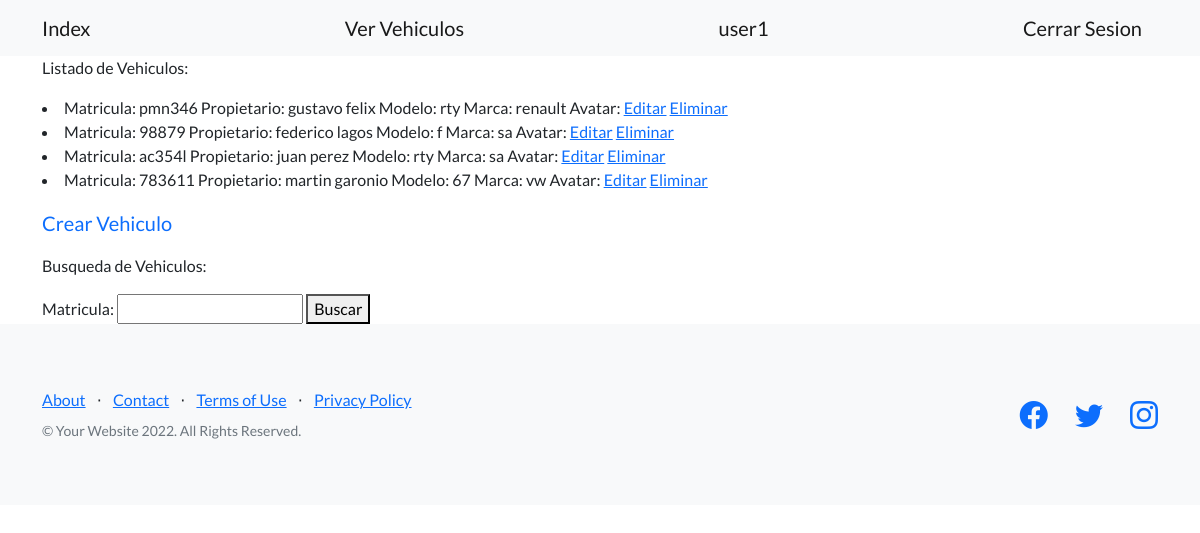
Screenshot of /avanzado/vehiculos/ (signed in) with the database file from the repository.
### avanzado/models.py (models this page shows)
class Vehiculo(models.Model):
    matricula = models.CharField(max_length=20)
    propietario = models.CharField(max_length=20)
    modelo = models.CharField(max_length=20)
    marca  = models.CharField(max_length=20)
    cant_puertas = models.IntegerField()
    color = models.CharField(max_length=20)
    chasis = models.CharField(max_length=20)
    avatar = models.ImageField(upload_to='avatares', null=True, blank=True)#
    cliente = models.OneToOneField(User, on_delete=models.CASCADE)###problema###
    def __str__(self):
        return f'Matricula: {self.matricula} \nPropietario: {self.propietario} \nModelo: {self.modelo} \nMarca: {self.marca} \nAvatar: {self.avatar}'

### avanzado/views.py (the view)
# urls.py: path('vehiculos/', views.ListaVehiculos.as_view(), name='ver_vehiculos'),
class ListaVehiculos(ListView):
    model = Vehiculo
    template_name = 'avanzado/ver_vehiculos.html'
    fields = ['matricula', 'propietario', 'modelo', 'marca', 'cant_puertas', 'color', 'avatar'] ######
    def get_queryset(self):
        matricula = self.request.GET.get('matricula', '')
        if matricula:
            object_list = self.model.objects.filter(matricula__icontains=matricula)
        else:
            object_list = self.model.objects.all()
        return object_list
    def get_context_data(self, **kwargs):
        context = super().get_context_data(**kwargs)
        context["formulario"] = BusquedaVehiculo()
        return context

### avanzado/forms.py
class BusquedaVehiculo(forms.Form):
    matricula = forms.CharField(max_length=20, required=False)

### avanzado/templates/avanzado/ver_vehiculos.html (shortened to what this page needs)
{% extends 'padres/base.html' %}
{% block mi_contenido %}
<p>Listado de Vehiculos:</p>
<p>
    {% if object_list  %}
        {% for vehiculo in object_list %}
            <li>
                {{vehiculo}}
                <a href={% url 'editar_vehiculo' vehiculo.id %}>Editar</a>
                <a href={% url 'eliminar_vehiculo' vehiculo.id %}>Eliminar</a>
            </li>
        {% endfor %}
    {% else %}
        <p>No se encontraron resultados.</p>
    {% endif %}
</p>
<a class="navbar-brand" href={% url 'crear_vehiculo' %}>Crear Vehiculo</a>
<p>Busqueda de Vehiculos:</p>
<form action={% url 'ver_vehiculos' %} method="GET">
    {{formulario}}
    <button>Buscar</button>
</form>
{% endblock mi_contenido %}

### home/templates/padres/base.html (shortened to what this page needs)
<!DOCTYPE html>
<html lang="en">
    <head>
        {% load static %}
        <link href="https://cdn.jsdelivr.net/npm/bootstrap-icons@1.5.0/font/bootstrap-icons.css" rel="stylesheet" type="text/css" />
        <link href={% static 'css/styles.css'%} rel="stylesheet" />
    </head>
    <body>
        <nav class="navbar navbar-light bg-light static-top">
            <div class="container">
                <a class="navbar-brand" href={% url 'index' %}>Index</a>
                <a class="navbar-brand" href={% url 'ver_vehiculos' %}>Ver Vehiculos</a>
                {% if request.user.is_authenticated %}
                    <a class="navbar-brand" href={% url 'perfil' %}>{{request.user.username}}</a>
                    <a class="navbar-brand" href={% url 'logout' %}>Cerrar Sesion</a>
                {% else %}
                    <a class="navbar-brand" href={% url 'login' %}>Iniciar Sesion</a>
                    <a class="navbar-brand" href={% url 'registrar' %}>Registrarse</a>
                {% endif %}
            </div>
        </nav>
        <div class="container">
        {% block mi_contenido %}
        {% endblock mi_contenido %}
        </div>
        <footer class="footer bg-light">
            <div class="container">
                <div class="row">
                    <div class="col-lg-6 h-100 text-center text-lg-start my-auto">
                        <ul class="list-inline mb-2">
                            <li class="list-inline-item"><a href="#!">About</a></li>
                            <li class="list-inline-item">⋅</li>
                            <li class="list-inline-item"><a href="#!">Contact</a></li>
                            <li class="list-inline-item">⋅</li>
                            <li class="list-inline-item"><a href="#!">Terms of Use</a></li>
                            <li class="list-inline-item">⋅</li>
                            <li class="list-inline-item"><a href="#!">Privacy Policy</a></li>
                        </ul>
                        <p class="text-muted small mb-4 mb-lg-0">&copy; Your Website 2022. All Rights Reserved.</p>
                    </div>
                    <div class="col-lg-6 h-100 text-center text-lg-end my-auto">
                        <ul class="list-inline mb-0">
                            <li class="list-inline-item me-4">
                                <a href="#!"><i class="bi-facebook fs-3"></i></a>
                            </li>
                            <li class="list-inline-item me-4">
                                <a href="#!"><i class="bi-twitter fs-3"></i></a>
                            </li>
                            <li class="list-inline-item">
                                <a href="#!"><i class="bi-instagram fs-3"></i></a>
                            </li>
                        </ul>
                    </div>
                </div>
            </div>
        </footer>
    </body>
</html>

### rows the page displays
Vehiculo: matricula+propietario+modelo "Matricula: pmn346 Propietario: gustavo felix Modelo: rty Marca: renault Avatar:"
Vehiculo: matricula+propietario+modelo "Matricula: 98879 Propietario: federico lagos Modelo: f Marca: sa Avatar:"
Vehiculo: matricula+propietario+modelo "Matricula: ac354l Propietario: juan perez Modelo: rty Marca: sa Avatar:"
Vehiculo: matricula+propietario+modelo "Matricula: 783611 Propietario: martin garonio Modelo: 67 Marca: vw Avatar:"

### other values shown
{{ request.user.username }} "user1"
